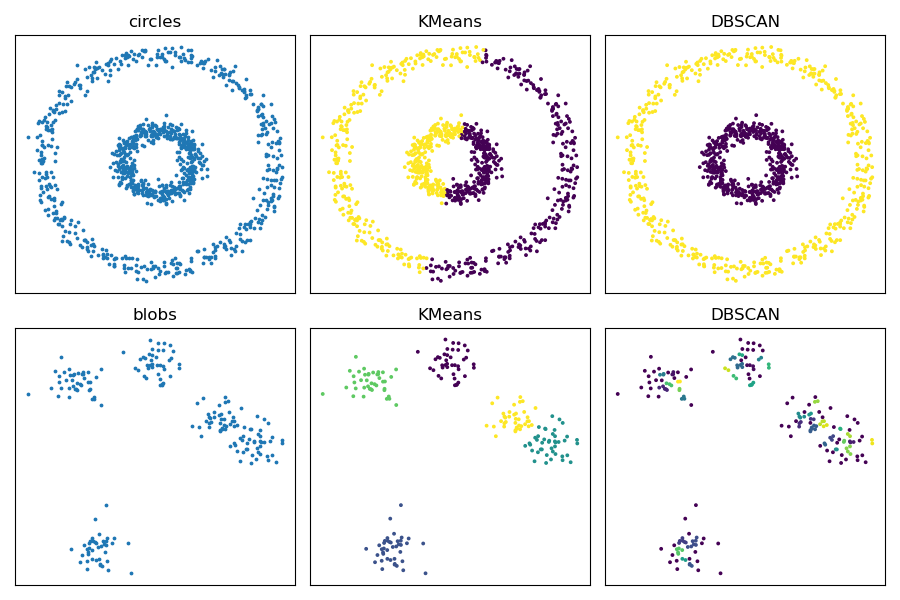

The Python source for this figure:
"""q15_2.py"""

import matplotlib.pyplot as plt
from sklearn.cluster import DBSCAN
from sklearn.cluster import KMeans
from sklearn.datasets import make_blobs
from sklearn.datasets import make_circles

fig, axs = plt.subplots(2, 3, figsize=(9, 6))

cx, cy = make_circles(  # pylint: disable=unbalanced-tuple-unpacking
    n_samples=1_000,
    factor=0.3,
    noise=0.05,
    random_state=42)
axs[0, 0].scatter(cx[:, 0], cx[:, 1], s=3.0)
axs[0, 0].set_title("circles")
axs[0, 0].set_xticks([])
axs[0, 0].set_yticks([])

bx, by = make_blobs(  # pylint: disable=unbalanced-tuple-unpacking
    n_samples=200,
    centers=5,
    cluster_std=1.00,
    random_state=42)
axs[1, 0].scatter(bx[:, 0], bx[:, 1], s=3.0)
axs[1, 0].set_title("blobs")
axs[1, 0].set_xticks([])
axs[1, 0].set_yticks([])

model = KMeans(n_clusters=2, init='k-means++', random_state=42)
model.fit(cx)
print(model.cluster_centers_)
y_pred = model.predict(cx)
axs[0, 1].scatter(cx[:, 0], cx[:, 1], c=y_pred, s=3.0)
axs[0, 1].set_title("KMeans")
axs[0, 1].set_xticks([])
axs[0, 1].set_yticks([])

model = KMeans(n_clusters=5, init='k-means++', random_state=42)
model.fit(bx)
print(model.cluster_centers_)
y_pred = model.predict(bx)
axs[1, 1].scatter(bx[:, 0], bx[:, 1], c=y_pred, s=3.0)
axs[1, 1].set_title("KMeans")
axs[1, 1].set_xticks([])
axs[1, 1].set_yticks([])

db = DBSCAN(eps=0.3, min_samples=2)
db.fit(cx)
labels = db.labels_
axs[0, 2].scatter(cx[:, 0], cx[:, 1], c=labels, s=3.0)
axs[0, 2].set_title("DBSCAN")
axs[0, 2].set_xticks([])
axs[0, 2].set_yticks([])

db = DBSCAN(eps=0.3, min_samples=2)
db.fit(bx)
labels = db.labels_
axs[1, 2].scatter(bx[:, 0], bx[:, 1], c=labels, s=3.0)
axs[1, 2].set_title("DBSCAN")
axs[1, 2].set_xticks([])
axs[1, 2].set_yticks([])

plt.tight_layout()
# plt.show()
plt.savefig("q15_2.png")
